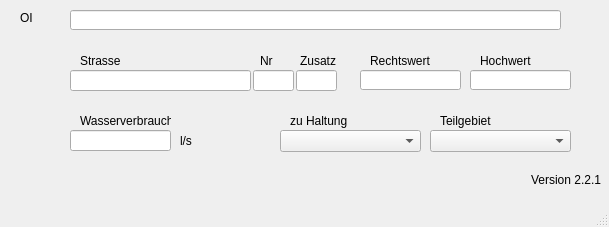
<?xml version="1.0" encoding="UTF-8"?>
<ui version="4.0">
 <class>MainWindow</class>
 <widget class="QMainWindow" name="MainWindow">
  <property name="enabled">
   <bool>true</bool>
  </property>
  <property name="geometry">
   <rect>
    <x>0</x>
    <y>0</y>
    <width>609</width>
    <height>227</height>
   </rect>
  </property>
  <property name="windowTitle">
   <string>MainWindow</string>
  </property>
  <widget class="QWidget" name="centralwidget">
   <widget class="QLabel" name="label_20">
    <property name="geometry">
     <rect>
      <x>290</x>
      <y>110</y>
      <width>81</width>
      <height>21</height>
     </rect>
    </property>
    <property name="text">
     <string>zu Haltung</string>
    </property>
   </widget>
   <widget class="QLabel" name="label">
    <property name="geometry">
     <rect>
      <x>20</x>
      <y>10</y>
      <width>61</width>
      <height>16</height>
     </rect>
    </property>
    <property name="text">
     <string>OI</string>
    </property>
   </widget>
   <widget class="QLabel" name="label_5">
    <property name="geometry">
     <rect>
      <x>80</x>
      <y>110</y>
      <width>91</width>
      <height>21</height>
     </rect>
    </property>
    <property name="text">
     <string>Wasserverbrauch</string>
    </property>
   </widget>
   <widget class="QLabel" name="label_22">
    <property name="geometry">
     <rect>
      <x>440</x>
      <y>110</y>
      <width>71</width>
      <height>21</height>
     </rect>
    </property>
    <property name="text">
     <string>Teilgebiet</string>
    </property>
   </widget>
   <widget class="QLineEdit" name="OI">
    <property name="geometry">
     <rect>
      <x>70</x>
      <y>10</y>
      <width>491</width>
      <height>20</height>
     </rect>
    </property>
   </widget>
   <widget class="QLineEdit" name="wasserverbrauch">
    <property name="geometry">
     <rect>
      <x>70</x>
      <y>130</y>
      <width>101</width>
      <height>21</height>
     </rect>
    </property>
   </widget>
   <widget class="QComboBox" name="haltnam">
    <property name="geometry">
     <rect>
      <x>280</x>
      <y>130</y>
      <width>141</width>
      <height>22</height>
     </rect>
    </property>
   </widget>
   <widget class="QComboBox" name="teilgebiet">
    <property name="geometry">
     <rect>
      <x>430</x>
      <y>130</y>
      <width>141</width>
      <height>22</height>
     </rect>
    </property>
   </widget>
   <widget class="QLabel" name="label_3">
    <property name="geometry">
     <rect>
      <x>370</x>
      <y>50</y>
      <width>61</width>
      <height>21</height>
     </rect>
    </property>
    <property name="font">
     <font>
      <weight>50</weight>
      <bold>false</bold>
     </font>
    </property>
    <property name="text">
     <string>Rechtswert</string>
    </property>
   </widget>
   <widget class="QLineEdit" name="Rechtswert">
    <property name="geometry">
     <rect>
      <x>360</x>
      <y>70</y>
      <width>101</width>
      <height>20</height>
     </rect>
    </property>
   </widget>
   <widget class="QLabel" name="label_6">
    <property name="geometry">
     <rect>
      <x>180</x>
      <y>130</y>
      <width>31</width>
      <height>21</height>
     </rect>
    </property>
    <property name="text">
     <string>l/s</string>
    </property>
   </widget>
   <widget class="QLabel" name="label_4">
    <property name="geometry">
     <rect>
      <x>480</x>
      <y>50</y>
      <width>51</width>
      <height>21</height>
     </rect>
    </property>
    <property name="font">
     <font>
      <weight>50</weight>
      <bold>false</bold>
     </font>
    </property>
    <property name="text">
     <string>Hochwert</string>
    </property>
   </widget>
   <widget class="QLineEdit" name="Hochwert">
    <property name="geometry">
     <rect>
      <x>470</x>
      <y>70</y>
      <width>101</width>
      <height>20</height>
     </rect>
    </property>
   </widget>
   <widget class="QLabel" name="label_7">
    <property name="geometry">
     <rect>
      <x>80</x>
      <y>50</y>
      <width>51</width>
      <height>21</height>
     </rect>
    </property>
    <property name="text">
     <string>Strasse</string>
    </property>
   </widget>
   <widget class="QLineEdit" name="Strassenname">
    <property name="geometry">
     <rect>
      <x>70</x>
      <y>70</y>
      <width>181</width>
      <height>21</height>
     </rect>
    </property>
   </widget>
   <widget class="QLineEdit" name="Hausnummer">
    <property name="geometry">
     <rect>
      <x>253</x>
      <y>70</y>
      <width>41</width>
      <height>21</height>
     </rect>
    </property>
   </widget>
   <widget class="QLineEdit" name="Zusatz">
    <property name="geometry">
     <rect>
      <x>296</x>
      <y>70</y>
      <width>41</width>
      <height>21</height>
     </rect>
    </property>
   </widget>
   <widget class="QLabel" name="label_8">
    <property name="geometry">
     <rect>
      <x>260</x>
      <y>50</y>
      <width>31</width>
      <height>21</height>
     </rect>
    </property>
    <property name="text">
     <string>Nr</string>
    </property>
   </widget>
   <widget class="QLabel" name="label_9">
    <property name="geometry">
     <rect>
      <x>300</x>
      <y>50</y>
      <width>41</width>
      <height>21</height>
     </rect>
    </property>
    <property name="text">
     <string>Zusatz</string>
    </property>
   </widget>
   <widget class="QLabel" name="lb_version">
    <property name="geometry">
     <rect>
      <x>530</x>
      <y>170</y>
      <width>71</width>
      <height>20</height>
     </rect>
    </property>
    <property name="toolTip">
     <string>Version QKan Import</string>
    </property>
    <property name="text">
     <string>Version 2.2.1</string>
    </property>
    <property name="alignment">
     <set>Qt::AlignRight|Qt::AlignTrailing|Qt::AlignVCenter</set>
    </property>
   </widget>
  </widget>
  <widget class="QMenuBar" name="menubar">
   <property name="geometry">
    <rect>
     <x>0</x>
     <y>0</y>
     <width>609</width>
     <height>21</height>
    </rect>
   </property>
  </widget>
  <widget class="QStatusBar" name="statusbar"/>
 </widget>
 <tabstops>
  <tabstop>OI</tabstop>
  <tabstop>wasserverbrauch</tabstop>
  <tabstop>teilgebiet</tabstop>
  <tabstop>Rechtswert</tabstop>
  <tabstop>haltnam</tabstop>
 </tabstops>
 <resources/>
 <connections/>
</ui>
